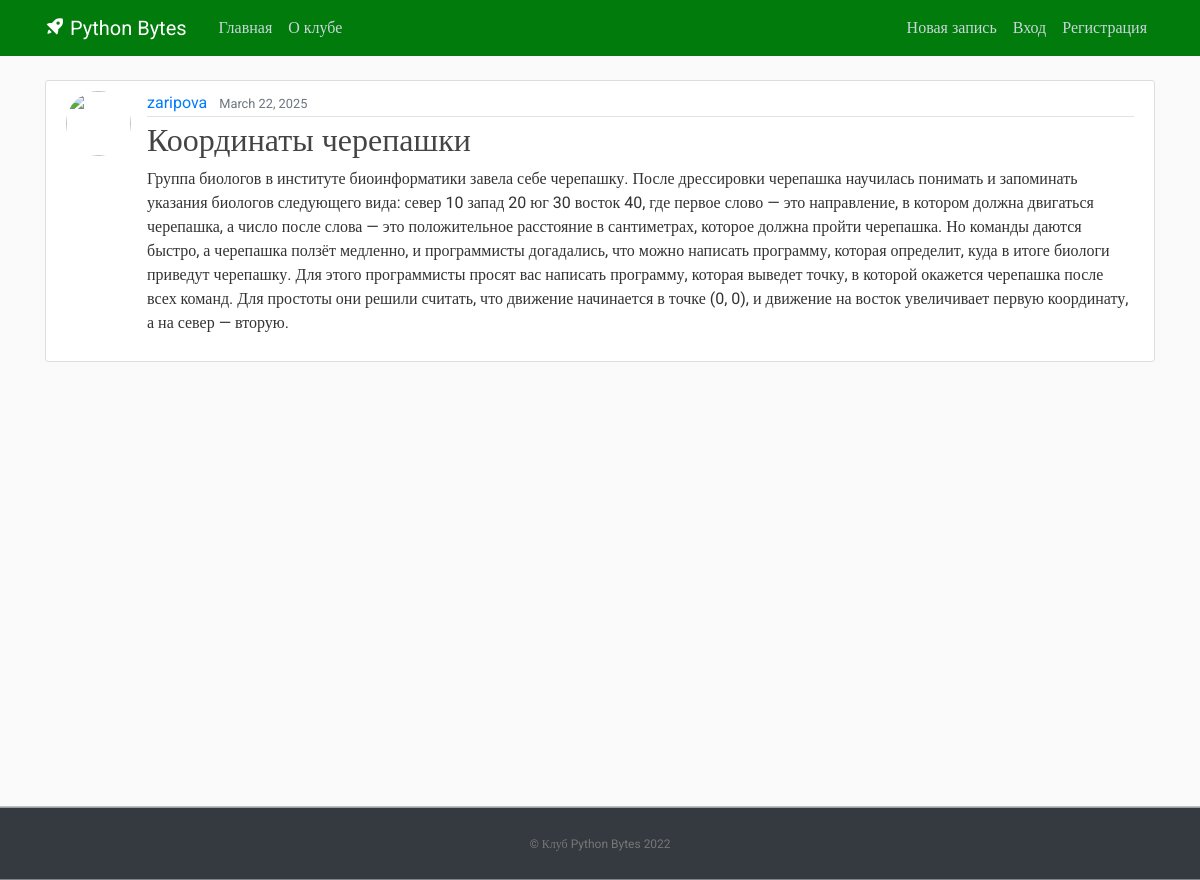
Page /post/6/ on the committed database.
### blog/models.py (models this page shows, shortened)
class Post(models.Model):
    title = models.CharField(max_length=100)
    content = models.TextField()
    date_posted = models.DateTimeField(default=timezone.now)
    author = models.ForeignKey(User, on_delete=models.CASCADE)

### blog/views.py (the view)
# urls.py: path('post/<int:pk>/', PostDetailView.as_view(), name='post-detail'),
class PostDetailView(DetailView):
    model = Post

### blog/templates/blog/post_detail.html (shortened to what this page needs)
{% extends "blog/base.html" %}
{% block content %}
  <article class="media content-section">
    <img class="rounded-circle article-img" src="{{ object.author.profile.image.url }}">
    <div class="media-body">
      <div class="article-metadata">
        <a class="mr-2" href="#">{{ object.author }}</a>
        <small class="text-muted">{{ object.date_posted|date:"F d, Y" }}</small>
      </div>
      <h2 class="article-title">{{ object.title }}</h2>
      <p class="article-content">{{ object.content }}</p>
    </div>
  </article>
{% endblock content %}

### blog/static/blog/main.css (style rules this page uses)
body, html { height:100%; width: 100%; }
body { margin:0; padding:0; background: #fafafa; color: #333333; margin-top: 5rem; font-family:Roboto; }
h1, h2, h3, h4, h5, h6 { color: #444444; }
.content-section { background: #ffffff; padding: 10px 20px; border: 1px solid #dddddd; border-radius: 3px; margin-bottom: 20px; }
.article-title { color: #444444; }
.article-content { white-space: pre-line; }
.article-img { height: 65px; width: 65px; margin-right: 16px; }
.article-metadata { padding-bottom: 1px; margin-bottom: 4px; border-bottom: 1px solid #e3e3e3 }

### rows in the picture
Post: author "zaripova", date_posted "March 22, 2025", title "Координаты черепашки", content "Группа биологов в институте биоинформатики завела себе черепашку. После дрессировки черепашка научилась понимать и запоминать указания биологов следующего вида: север 10 запад 20 юг 30 восток 40, где первое слово — это направление, в котором должна двигаться черепашка, а число после слова — это положительное расстояние в сантиметрах, которое должна пройти черепашка. Но команды даются быстро, а черепашка ползёт медленно, и программисты догадались, что можно написать программу, которая определит, куда в итоге биологи приведут черепашку. Для этого программисты просят вас написать программу, которая выведет точку, в которой окажется черепашка после всех команд. Для простоты они решили считать,…"
